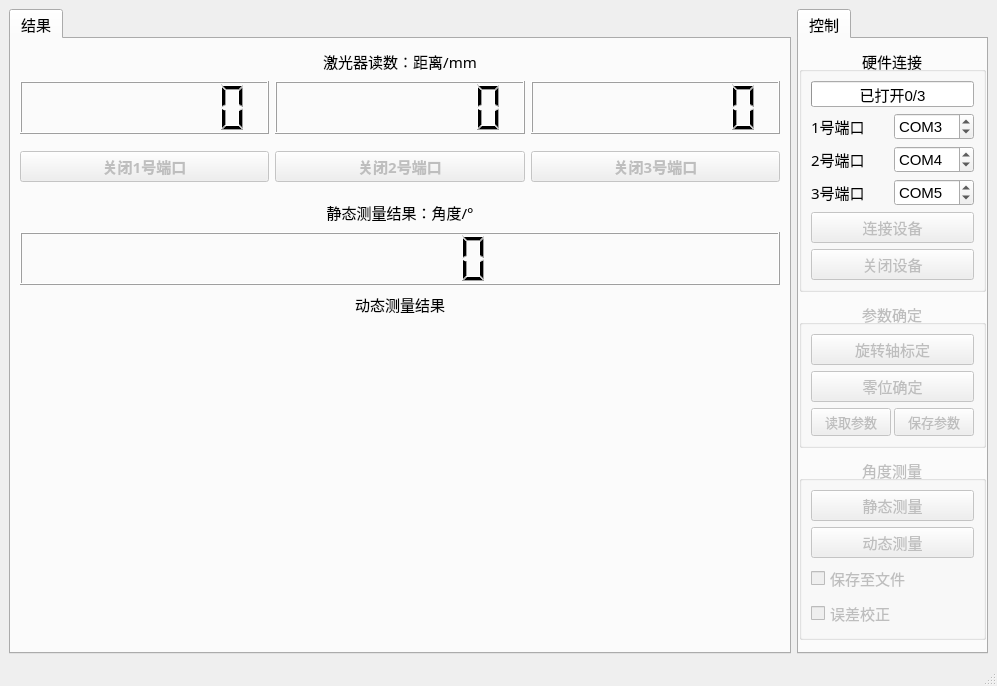
<?xml version="1.0" encoding="UTF-8"?>
<ui version="4.0">
 <class>MainWindow</class>
 <widget class="QMainWindow" name="MainWindow">
  <property name="geometry">
   <rect>
    <x>0</x>
    <y>0</y>
    <width>997</width>
    <height>686</height>
   </rect>
  </property>
  <property name="font">
   <font>
    <pointsize>11</pointsize>
   </font>
  </property>
  <property name="windowTitle">
   <string>角度测量</string>
  </property>
  <widget class="QWidget" name="centralwidget">
   <layout class="QHBoxLayout" name="horizontalLayout_3" stretch="9,2">
    <item>
     <widget class="QTabWidget" name="tabWidget_2">
      <widget class="QWidget" name="tabWidgetPage1">
       <attribute name="title">
        <string>结果</string>
       </attribute>
       <layout class="QVBoxLayout" name="verticalLayout_2" stretch="5,10,10,5,10,5,60">
        <item>
         <widget class="QLabel" name="lab_dist">
          <property name="font">
           <font>
            <family>宋体</family>
            <pointsize>11</pointsize>
           </font>
          </property>
          <property name="text">
           <string>激光器读数：距离/mm</string>
          </property>
          <property name="alignment">
           <set>Qt::AlignCenter</set>
          </property>
         </widget>
        </item>
        <item>
         <layout class="QHBoxLayout" name="horizontalLayout">
          <item>
           <widget class="QLCDNumber" name="lcdnum_dist1">
            <property name="smallDecimalPoint">
             <bool>true</bool>
            </property>
            <property name="digitCount">
             <number>7</number>
            </property>
           </widget>
          </item>
          <item>
           <widget class="QLCDNumber" name="lcdnum_dist2">
            <property name="smallDecimalPoint">
             <bool>true</bool>
            </property>
            <property name="digitCount">
             <number>7</number>
            </property>
           </widget>
          </item>
          <item>
           <widget class="QLCDNumber" name="lcdnum_dist3">
            <property name="smallDecimalPoint">
             <bool>true</bool>
            </property>
            <property name="digitCount">
             <number>7</number>
            </property>
           </widget>
          </item>
         </layout>
        </item>
        <item>
         <widget class="ShowColor" name="ShowColor" native="true">
          <property name="enabled">
           <bool>false</bool>
          </property>
          <layout class="QHBoxLayout" name="horizontalLayout_5">
           <property name="leftMargin">
            <number>0</number>
           </property>
           <property name="topMargin">
            <number>0</number>
           </property>
           <property name="rightMargin">
            <number>0</number>
           </property>
           <property name="bottomMargin">
            <number>0</number>
           </property>
           <item>
            <widget class="QPushButton" name="btn_laser_1">
             <property name="font">
              <font>
               <family>宋体</family>
               <pointsize>11</pointsize>
               <weight>75</weight>
               <bold>true</bold>
              </font>
             </property>
             <property name="text">
              <string>关闭1号端口</string>
             </property>
             <property name="checkable">
              <bool>true</bool>
             </property>
            </widget>
           </item>
           <item>
            <widget class="QPushButton" name="btn_laser_2">
             <property name="font">
              <font>
               <family>宋体</family>
               <pointsize>11</pointsize>
               <weight>75</weight>
               <bold>true</bold>
              </font>
             </property>
             <property name="text">
              <string>关闭2号端口</string>
             </property>
             <property name="checkable">
              <bool>true</bool>
             </property>
            </widget>
           </item>
           <item>
            <widget class="QPushButton" name="btn_laser_3">
             <property name="font">
              <font>
               <family>宋体</family>
               <pointsize>11</pointsize>
               <weight>75</weight>
               <bold>true</bold>
              </font>
             </property>
             <property name="text">
              <string>关闭3号端口</string>
             </property>
             <property name="checkable">
              <bool>true</bool>
             </property>
            </widget>
           </item>
          </layout>
         </widget>
        </item>
        <item>
         <widget class="QLabel" name="lab_staticMeas">
          <property name="font">
           <font>
            <family>宋体</family>
            <pointsize>11</pointsize>
           </font>
          </property>
          <property name="text">
           <string>静态测量结果：角度/°</string>
          </property>
          <property name="alignment">
           <set>Qt::AlignCenter</set>
          </property>
         </widget>
        </item>
        <item>
         <widget class="QLCDNumber" name="lcdnum_staticMeas">
          <property name="smallDecimalPoint">
           <bool>true</bool>
          </property>
          <property name="digitCount">
           <number>6</number>
          </property>
         </widget>
        </item>
        <item>
         <widget class="QLabel" name="lab_dynaMeas">
          <property name="font">
           <font>
            <family>宋体</family>
            <pointsize>11</pointsize>
           </font>
          </property>
          <property name="text">
           <string>动态测量结果</string>
          </property>
          <property name="alignment">
           <set>Qt::AlignCenter</set>
          </property>
         </widget>
        </item>
        <item>
         <widget class="lineChartWgt" name="lineChartWgt" native="true"/>
        </item>
       </layout>
      </widget>
     </widget>
    </item>
    <item>
     <widget class="QTabWidget" name="tabWidget_1">
      <property name="currentIndex">
       <number>0</number>
      </property>
      <widget class="QWidget" name="tab">
       <attribute name="title">
        <string>控制</string>
       </attribute>
       <layout class="QVBoxLayout" name="verticalLayout_3">
        <property name="spacing">
         <number>9</number>
        </property>
        <property name="leftMargin">
         <number>0</number>
        </property>
        <property name="rightMargin">
         <number>0</number>
        </property>
        <item>
         <widget class="QGroupBox" name="connectBox">
          <property name="title">
           <string>硬件连接</string>
          </property>
          <property name="alignment">
           <set>Qt::AlignCenter</set>
          </property>
          <property name="flat">
           <bool>true</bool>
          </property>
          <layout class="QGridLayout" name="gridLayout">
           <item row="1" column="1">
            <widget class="QSpinBox" name="spinbox_portNum_1">
             <property name="prefix">
              <string>COM</string>
             </property>
             <property name="value">
              <number>3</number>
             </property>
            </widget>
           </item>
           <item row="6" column="0" colspan="2">
            <widget class="QPushButton" name="btn_close">
             <property name="enabled">
              <bool>false</bool>
             </property>
             <property name="font">
              <font>
               <family>宋体</family>
               <pointsize>11</pointsize>
              </font>
             </property>
             <property name="text">
              <string>关闭设备</string>
             </property>
             <property name="checkable">
              <bool>false</bool>
             </property>
            </widget>
           </item>
           <item row="2" column="0">
            <widget class="QLabel" name="lab_portNum_2">
             <property name="font">
              <font>
               <family>宋体</family>
               <pointsize>11</pointsize>
              </font>
             </property>
             <property name="text">
              <string>2号端口</string>
             </property>
            </widget>
           </item>
           <item row="5" column="0" colspan="2">
            <widget class="QPushButton" name="btn_open">
             <property name="enabled">
              <bool>false</bool>
             </property>
             <property name="font">
              <font>
               <family>宋体</family>
               <pointsize>11</pointsize>
              </font>
             </property>
             <property name="text">
              <string>连接设备</string>
             </property>
             <property name="checkable">
              <bool>false</bool>
             </property>
            </widget>
           </item>
           <item row="3" column="0">
            <widget class="QLabel" name="lab_portNum_3">
             <property name="font">
              <font>
               <family>宋体</family>
               <pointsize>11</pointsize>
              </font>
             </property>
             <property name="text">
              <string>3号端口</string>
             </property>
            </widget>
           </item>
           <item row="1" column="0">
            <widget class="QLabel" name="lab_portNum_1">
             <property name="font">
              <font>
               <family>宋体</family>
               <pointsize>11</pointsize>
              </font>
             </property>
             <property name="text">
              <string>1号端口</string>
             </property>
            </widget>
           </item>
           <item row="2" column="1">
            <widget class="QSpinBox" name="spinbox_portNum_2">
             <property name="prefix">
              <string>COM</string>
             </property>
             <property name="value">
              <number>4</number>
             </property>
            </widget>
           </item>
           <item row="3" column="1">
            <widget class="QSpinBox" name="spinbox_portNum_3">
             <property name="prefix">
              <string>COM</string>
             </property>
             <property name="value">
              <number>5</number>
             </property>
            </widget>
           </item>
           <item row="0" column="0" colspan="2">
            <widget class="QProgressBar" name="openProgressBar">
             <property name="maximum">
              <number>3</number>
             </property>
             <property name="value">
              <number>0</number>
             </property>
             <property name="alignment">
              <set>Qt::AlignCenter</set>
             </property>
             <property name="textVisible">
              <bool>true</bool>
             </property>
             <property name="format">
              <string>已打开%v/%m</string>
             </property>
            </widget>
           </item>
          </layout>
         </widget>
        </item>
        <item>
         <widget class="QGroupBox" name="paraBox">
          <property name="enabled">
           <bool>false</bool>
          </property>
          <property name="title">
           <string>参数确定</string>
          </property>
          <property name="alignment">
           <set>Qt::AlignCenter</set>
          </property>
          <property name="flat">
           <bool>true</bool>
          </property>
          <layout class="QGridLayout" name="gridLayout_2">
           <property name="horizontalSpacing">
            <number>3</number>
           </property>
           <item row="0" column="0" colspan="2">
            <widget class="QPushButton" name="btn_axis">
             <property name="font">
              <font>
               <family>宋体</family>
               <pointsize>11</pointsize>
              </font>
             </property>
             <property name="text">
              <string>旋转轴标定</string>
             </property>
            </widget>
           </item>
           <item row="1" column="0" colspan="2">
            <widget class="QPushButton" name="btn_zero">
             <property name="enabled">
              <bool>false</bool>
             </property>
             <property name="font">
              <font>
               <family>宋体</family>
               <pointsize>11</pointsize>
              </font>
             </property>
             <property name="text">
              <string>零位确定</string>
             </property>
            </widget>
           </item>
           <item row="2" column="0">
            <widget class="QPushButton" name="btn_readPara">
             <property name="font">
              <font>
               <pointsize>10</pointsize>
              </font>
             </property>
             <property name="text">
              <string>读取参数</string>
             </property>
            </widget>
           </item>
           <item row="2" column="1">
            <widget class="QPushButton" name="btn_savePara">
             <property name="font">
              <font>
               <pointsize>10</pointsize>
              </font>
             </property>
             <property name="text">
              <string>保存参数</string>
             </property>
            </widget>
           </item>
          </layout>
         </widget>
        </item>
        <item>
         <widget class="QGroupBox" name="measureBox">
          <property name="enabled">
           <bool>false</bool>
          </property>
          <property name="title">
           <string>角度测量</string>
          </property>
          <property name="alignment">
           <set>Qt::AlignCenter</set>
          </property>
          <property name="flat">
           <bool>true</bool>
          </property>
          <layout class="QVBoxLayout" name="verticalLayout">
           <item>
            <widget class="QPushButton" name="btn_staticMeas">
             <property name="font">
              <font>
               <family>宋体</family>
               <pointsize>11</pointsize>
              </font>
             </property>
             <property name="text">
              <string>静态测量</string>
             </property>
            </widget>
           </item>
           <item>
            <widget class="QPushButton" name="btn_dynaMeas">
             <property name="font">
              <font>
               <family>宋体</family>
               <pointsize>11</pointsize>
              </font>
             </property>
             <property name="text">
              <string>动态测量</string>
             </property>
             <property name="checkable">
              <bool>true</bool>
             </property>
            </widget>
           </item>
           <item>
            <widget class="QCheckBox" name="checkbox_save">
             <property name="font">
              <font>
               <family>宋体</family>
               <pointsize>11</pointsize>
               <weight>50</weight>
               <italic>false</italic>
               <bold>false</bold>
               <strikeout>false</strikeout>
              </font>
             </property>
             <property name="text">
              <string>保存至文件</string>
             </property>
            </widget>
           </item>
           <item>
            <widget class="QCheckBox" name="checkbox_correction">
             <property name="text">
              <string>误差校正</string>
             </property>
            </widget>
           </item>
          </layout>
         </widget>
        </item>
        <item>
         <spacer name="verticalSpacer">
          <property name="orientation">
           <enum>Qt::Vertical</enum>
          </property>
          <property name="sizeHint" stdset="0">
           <size>
            <width>20</width>
            <height>40</height>
           </size>
          </property>
         </spacer>
        </item>
       </layout>
      </widget>
     </widget>
    </item>
   </layout>
  </widget>
  <widget class="QMenuBar" name="menubar">
   <property name="geometry">
    <rect>
     <x>0</x>
     <y>0</y>
     <width>997</width>
     <height>26</height>
    </rect>
   </property>
  </widget>
  <widget class="QStatusBar" name="statusbar"/>
 </widget>
 <customwidgets>
  <customwidget>
   <class>lineChartWgt</class>
   <extends>QWidget</extends>
   <header>lineChartWgt</header>
   <container>1</container>
  </customwidget>
  <customwidget>
   <class>ShowColor</class>
   <extends>QWidget</extends>
   <header>AngleMeasurement</header>
   <container>1</container>
  </customwidget>
 </customwidgets>
 <tabstops>
  <tabstop>spinbox_portNum_1</tabstop>
  <tabstop>spinbox_portNum_2</tabstop>
  <tabstop>spinbox_portNum_3</tabstop>
  <tabstop>btn_open</tabstop>
  <tabstop>btn_close</tabstop>
  <tabstop>btn_axis</tabstop>
  <tabstop>btn_zero</tabstop>
  <tabstop>btn_readPara</tabstop>
  <tabstop>btn_savePara</tabstop>
  <tabstop>btn_staticMeas</tabstop>
  <tabstop>btn_dynaMeas</tabstop>
  <tabstop>checkbox_save</tabstop>
  <tabstop>btn_laser_1</tabstop>
  <tabstop>btn_laser_2</tabstop>
  <tabstop>btn_laser_3</tabstop>
  <tabstop>tabWidget_2</tabstop>
  <tabstop>tabWidget_1</tabstop>
 </tabstops>
 <resources/>
 <connections/>
</ui>
